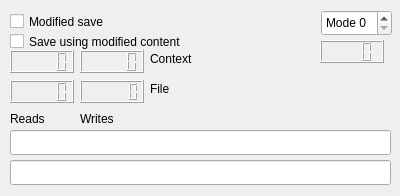
<?xml version="1.0" encoding="UTF-8"?>
<ui version="4.0">
 <class>Meta</class>
 <widget class="QWidget" name="Meta">
  <property name="geometry">
   <rect>
    <x>0</x>
    <y>0</y>
    <width>400</width>
    <height>196</height>
   </rect>
  </property>
  <property name="minimumSize">
   <size>
    <width>400</width>
    <height>196</height>
   </size>
  </property>
  <property name="maximumSize">
   <size>
    <width>400</width>
    <height>196</height>
   </size>
  </property>
  <property name="windowTitle">
   <string>Meta Info</string>
  </property>
  <widget class="QCheckBox" name="b_modify">
   <property name="geometry">
    <rect>
     <x>10</x>
     <y>10</y>
     <width>101</width>
     <height>23</height>
    </rect>
   </property>
   <property name="text">
    <string>Modified save</string>
   </property>
  </widget>
  <widget class="QCheckBox" name="b_modify_2">
   <property name="geometry">
    <rect>
     <x>10</x>
     <y>30</y>
     <width>171</width>
     <height>23</height>
    </rect>
   </property>
   <property name="text">
    <string>Save using modified content</string>
   </property>
  </widget>
  <widget class="QLCDNumber" name="n_creads">
   <property name="geometry">
    <rect>
     <x>10</x>
     <y>50</y>
     <width>64</width>
     <height>23</height>
    </rect>
   </property>
  </widget>
  <widget class="QLCDNumber" name="n_cwrites">
   <property name="geometry">
    <rect>
     <x>80</x>
     <y>50</y>
     <width>64</width>
     <height>23</height>
    </rect>
   </property>
  </widget>
  <widget class="QLCDNumber" name="n_cloads">
   <property name="geometry">
    <rect>
     <x>10</x>
     <y>80</y>
     <width>64</width>
     <height>23</height>
    </rect>
   </property>
  </widget>
  <widget class="QLCDNumber" name="n_csaves">
   <property name="geometry">
    <rect>
     <x>80</x>
     <y>80</y>
     <width>64</width>
     <height>23</height>
    </rect>
   </property>
   <property name="smallDecimalPoint">
    <bool>true</bool>
   </property>
  </widget>
  <widget class="QLabel" name="label">
   <property name="geometry">
    <rect>
     <x>10</x>
     <y>110</y>
     <width>51</width>
     <height>17</height>
    </rect>
   </property>
   <property name="text">
    <string>Reads</string>
   </property>
  </widget>
  <widget class="QLabel" name="label_2">
   <property name="geometry">
    <rect>
     <x>80</x>
     <y>110</y>
     <width>51</width>
     <height>17</height>
    </rect>
   </property>
   <property name="text">
    <string>Writes</string>
   </property>
  </widget>
  <widget class="QLabel" name="label_3">
   <property name="geometry">
    <rect>
     <x>150</x>
     <y>50</y>
     <width>51</width>
     <height>17</height>
    </rect>
   </property>
   <property name="text">
    <string>Context</string>
   </property>
  </widget>
  <widget class="QLabel" name="label_4">
   <property name="geometry">
    <rect>
     <x>150</x>
     <y>80</y>
     <width>51</width>
     <height>17</height>
    </rect>
   </property>
   <property name="text">
    <string>File</string>
   </property>
  </widget>
  <widget class="QLineEdit" name="i_savename">
   <property name="geometry">
    <rect>
     <x>10</x>
     <y>130</y>
     <width>381</width>
     <height>25</height>
    </rect>
   </property>
  </widget>
  <widget class="QLineEdit" name="i_lmessage">
   <property name="geometry">
    <rect>
     <x>10</x>
     <y>160</y>
     <width>381</width>
     <height>25</height>
    </rect>
   </property>
  </widget>
  <widget class="QSpinBox" name="m_mode">
   <property name="geometry">
    <rect>
     <x>321</x>
     <y>10</y>
     <width>71</width>
     <height>26</height>
    </rect>
   </property>
   <property name="suffix">
    <string/>
   </property>
   <property name="prefix">
    <string>Mode </string>
   </property>
   <property name="maximum">
    <number>2</number>
   </property>
  </widget>
  <widget class="QLCDNumber" name="n_version">
   <property name="geometry">
    <rect>
     <x>320</x>
     <y>40</y>
     <width>64</width>
     <height>23</height>
    </rect>
   </property>
   <property name="digitCount">
    <number>4</number>
   </property>
   <property name="mode">
    <enum>QLCDNumber::Hex</enum>
   </property>
   <property name="segmentStyle">
    <enum>QLCDNumber::Filled</enum>
   </property>
   <property name="value" stdset="0">
    <double>0.000000000000000</double>
   </property>
   <property name="intValue" stdset="0">
    <number>0</number>
   </property>
  </widget>
 </widget>
 <resources/>
 <connections/>
</ui>
